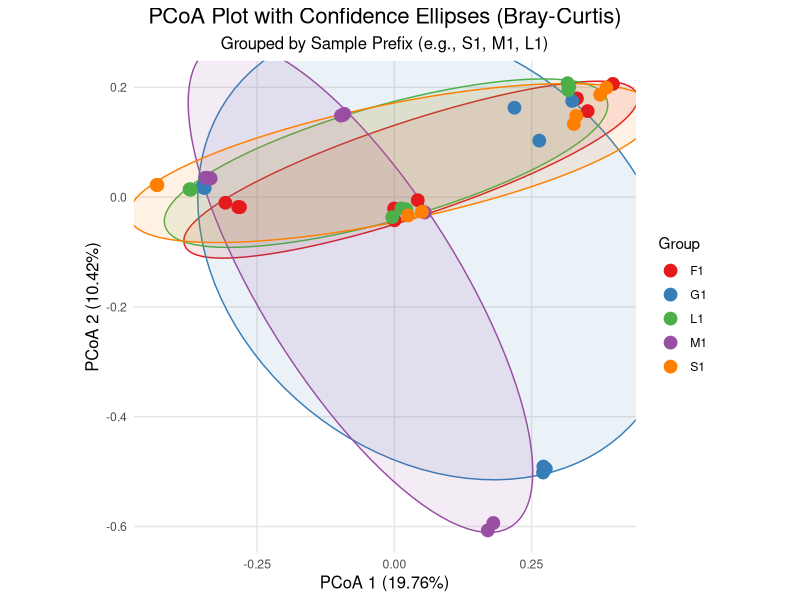
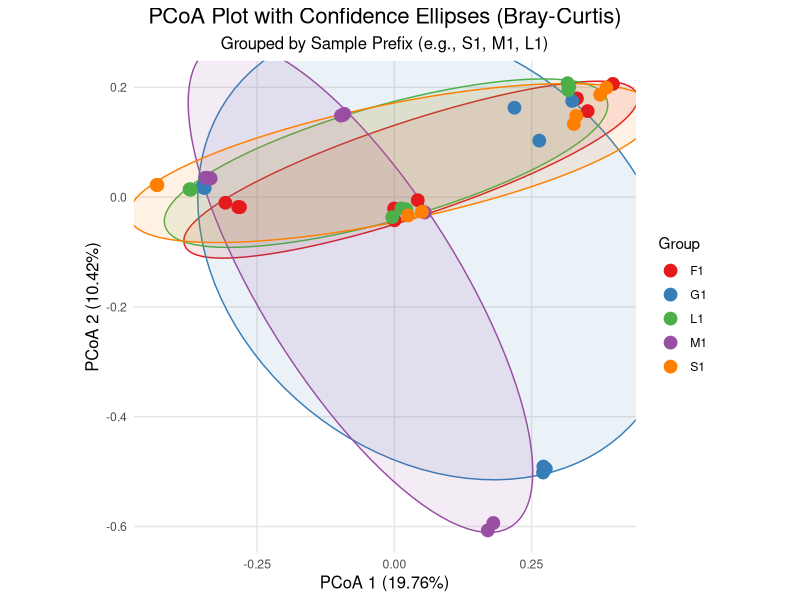

Write R code to recreate these figures, in order.
# -*- coding: utf-8 -*-
# 1. 安装并加载必要的包
# 如果你还没有安装这些包，请取消下面几行的注释并运行一次：
# install.packages(c("tidyverse", "vegan", "ggforce", "reshape2"))

library(tidyverse) # 数据处理
library(vegan)     # 多元统计 (vegdist, cmdscale)
library(ggforce)   # 用于画置信圈 (geom_mark_ellipse)
library(reshape2) # 数据重塑 (melt)

# 2. 数据读取与预处理
cat("正在读取数据...\n")

# 读取 Excel 文件 (请确保文件在当前工作目录下，或填写完整路径)
# 注意：你的文件名是 2pcoa(1).xlsx，R中文件名如果有特殊字符或括号，建议改名或用引号括起来
# 这里假设文件在当前目录下
raw_data <- readxl::read_excel("2pcoa(2).xlsx", sheet = 1)

# --- 数据清洗部分 ---
# 2.1 提取 Taxonomy 作为行名，并删除第一列
## 处理重复行名：自动加后缀保证唯一
raw_names <- raw_data[[1]]
if(any(duplicated(raw_names))) {
  raw_names <- make.unique(as.character(raw_names))
  cat("检测到重复行名，已自动修正为唯一。\n")
}
rownames(raw_data) <- raw_names
data_matrix <- raw_data %>% 
  select(-1) # 移除第一列 (Taxonomy)，行名已在前面设置，无需再 column_to_rownames

# 2.2 转置数据 (因为 PCoA 需要 样本 x 物种 矩阵，行是样本，列是物种/OTU)
# 注意：你的数据结构是 OTU x Sample，所以我们需要转置
if (!is.matrix(data_matrix)) {
  data_matrix <- as.matrix(data_matrix)
}
data_t <- t(data_matrix) # 转置后，行是样本，列是 OTU

# 3. 样本名称解析与分组 (关键步骤)
# 你的样本名如 S1Y1.1, M1Y1.1，我们提取 S1, M1 作为组别
cat("正在解析样本分组...\n")

# 提取样本名 (行名)
sample_names <- rownames(data_t)

# 使用正则表达式提取前缀 (匹配开头的非数字字符+第一个数字)
# 例如: S1Y1.1 -> S1; M1Y1.1 -> M1
group_matches <- str_match(sample_names, pattern = "^([A-Za-z]+\\d+)")

# 提取匹配的第一组 (如果有匹配)
groups <- ifelse(is.na(group_matches[, 2]), "Unknown", group_matches[, 2])

# 创建样本元数据 (Sample Metadata)
meta_data <- data.frame(
  Sample = sample_names,
  Group = factor(groups), # 转为因子，用于绘图颜色
  stringsAsFactors = FALSE
)

# 4. 计算距离矩阵 (Bray-Curtis)
cat("正在计算距离矩阵...\n")
# 移除可能存在的零和行
data_t <- data_t[rowSums(data_t) > 0, ]
# 计算距离
dist_matrix <- vegdist(data_t, method = "bray")

# 5. PCoA 分析 (经典多维尺度分析)
cat("正在执行 PCoA 分析...\n")
pcoa_result <- cmdscale(dist_matrix, k = 2, eig = TRUE) # k=2 表示提取前2个轴

# 提取特征值信息 (用于计算解释率)
eigenvalues <- pcoa_result$eig
total_var <- sum(eigenvalues[eigenvalues > 0])
pct <- round(eigenvalues[1:2] / total_var * 100, 2) # 前两个轴的百分比

# 提取坐标点数据
points <- pcoa_result$points
pcoa_df <- data.frame(
  PCoA1 = points[, 1],
  PCoA2 = points[, 2],
  Sample = rownames(points),
  stringsAsFactors = FALSE
)

# 6. 合并数据以便绘图
final_df <- merge(pcoa_df, meta_data, by.x = "Sample", by.y = "Sample")

# 7. 绘图 (使用 ggforce 画置信圈)
cat("正在绘制带置信圈的 PCoA 图...\n")

p <- ggplot(final_df, aes(x = PCoA1, y = PCoA2)) +
  
  # --- 核心：使用 ggforce 画置信圈 ---
  # geom_mark_ellipse 比 stat_ellipse 更适合小样本，且有膨胀效果
  geom_mark_ellipse(aes(fill = Group, color = Group, group = Group),
                    alpha = 0.1,           # 圈内透明度
                    expand = unit(1, "mm"), # 边缘向外膨胀 1mm，防止圈太紧
                    show.legend = FALSE) +  # 不显示圈的图例 (避免重复)
  
  # --- 散点图 ---
  geom_point(aes(color = Group), size = 4) +
  
  # --- 样本标签 (可选，样本太多可能会重叠，建议注释掉或调整) ---
  # geom_text(aes(label = Sample, color = Group), vjust = -0.5, size = 3) +
  
  # --- 坐标轴主题 ---
  scale_color_brewer(palette = "Set1") + # 点的颜色
  scale_fill_brewer(palette = "Set1") +  # 圈的颜色 (guide = "none" 已在上面隐藏)
  theme_minimal() +
  labs(
    title = "PCoA Plot with Confidence Ellipses (Bray-Curtis)",
    subtitle = "Grouped by Sample Prefix (e.g., S1, M1, L1)",
    x = paste0("PCoA 1 (", pct[1], "%)"),
    y = paste0("PCoA 2 (", pct[2], "%)"),
    color = "Group"
  ) +
  theme(
    plot.title = element_text(hjust = 0.5, size = 16),
    plot.subtitle = element_text(hjust = 0.5, size = 12),
    axis.title = element_text(size = 12),
    legend.position = "right",
    # 加粗坐标轴线条
    panel.grid.major = element_line(color = "gray90"),
    panel.grid.minor = element_blank()
  ) +
  # 保持纵横比一致
  coord_fixed()

print(p)

# 8. 保存图片
ggsave("PCoA_With_Ellipse.png", plot = p, width = 12, height = 10, dpi = 300)
cat("分析完成！图片已保存为 \"D:\\R\\love-eat\\PCoA_With_Ellipse.png\"\n")
